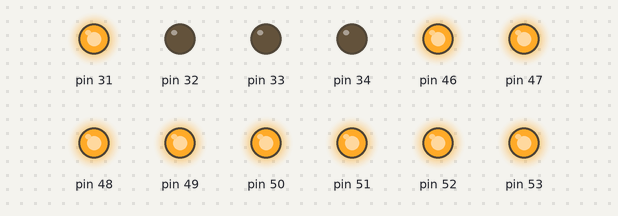
Bench run of a sketch on a simulated Arduino Mega 2560, built with avr-gcc and run on an emulated ATmega2560. Shown: output pins drawn as LEDs (lit = HIGH).

Above: at 0.2 s.
At 0.7 s:
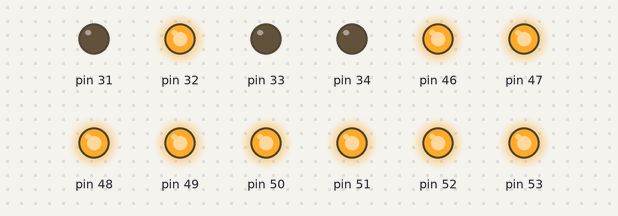
At 3.5 s:
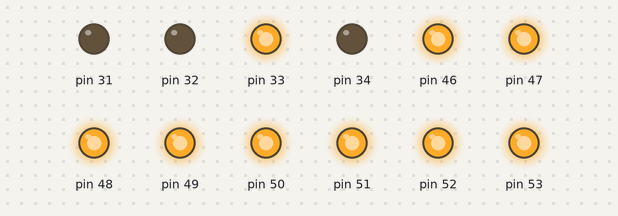
Timing chart, 0 to 4.6 s (numbered marks = the images above):
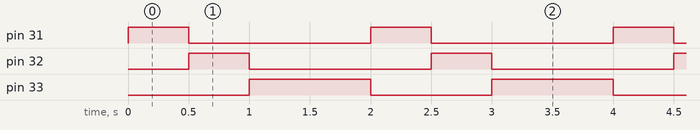

The sketch:

Ejemplo2.ino
```cpp
int filas[] = {22, 23, 24, 25, 26, 27, 28, 29};
int columnas[] {46, 47, 48, 49, 50, 51, 52, 53};

void setup() {
  // put your setup code here, to run once:
  for(int i = 0; i < 8; i++){
    pinMode(filas[i], OUTPUT);
    pinMode(columnas[i], OUTPUT);
  }
  LimpiarMatriz();
  pinMode(31, OUTPUT);
  pinMode(32, OUTPUT);
  pinMode(33, OUTPUT);
  pinMode(34, OUTPUT);
}

void loop() {
  // put your main code here, to run repeatedly:
  /*for(int fila = 0; fila < 8; fila++){
    digitalWrite(filas[fila], HIGH);
    for(int columna = 0; columna < 8; columna++){
      digitalWrite(columnas[columna], LOW);
      delay(500);
      digitalWrite(columnas[columna], HIGH);
    }
    delay(500);
    LimpiarMatriz();
  }*/
  digitalWrite(31, HIGH);
  digitalWrite(32, LOW);
  digitalWrite(33, LOW);
  digitalWrite(34, LOW);
  delay(500);
  digitalWrite(31, LOW);
  digitalWrite(32, HIGH);
  digitalWrite(33, LOW);
  digitalWrite(34, LOW);
  delay(500);
  digitalWrite(31, LOW);
  digitalWrite(32, LOW);
  digitalWrite(33, HIGH);
  digitalWrite(34, LOW);
  delay(500);
  digitalWrite(31, LOW);
  digitalWrite(32, LOW);
  digitalWrite(33, HIGH);
  digitalWrite(34, LOW);
  delay(500);
}

void LimpiarMatriz(){
  for(int i = 0; i < 8; i++){
    digitalWrite(filas[i], LOW);
    digitalWrite(columnas[i], HIGH);
  }
}
```

Measured:
- by itself, pin 31, pin 32: alternates HIGH for 0.50 s and LOW for 1.5 s
- by itself, pin 33: alternates HIGH for 1.0 s and LOW for 1.0 s
- by itself, everything shown: repeats every 2.0 s, in 3 steps
